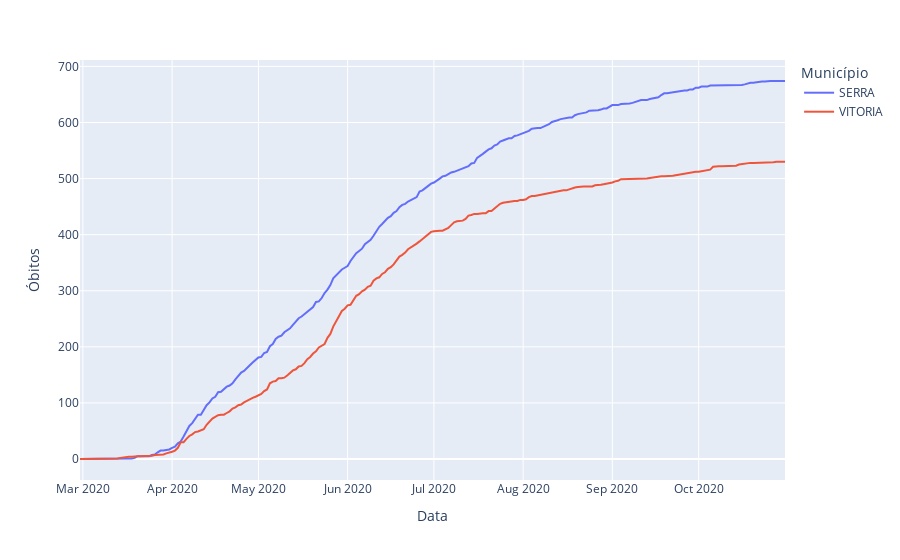

Notebook cell for this chart:
### Code cell
df_bar = df_counts.groupby(['DataNotificacao', 'Municipio'])\
    .sum()\
    .reset_index()\
    .query('Municipio == "VITORIA" | Municipio == "SERRA"')

fig = px.line(
    df_bar,
    x="DataNotificacao",
    y="ObitosAcumulado",
    color="Municipio",
    hover_name="Municipio",
    labels={
        'DataNotificacao': 'Data',
        'ObitosAcumulado': 'Óbitos',
        'Municipio': 'Município'
    }
)

fig.show()

### Figure 1 — Plotly figure (JSON) as saved in the notebook; plotly's stock layout.template omitted (floating-point values rounded to 4 significant figures; data arrays with more than 128 entries replaced by an {"elided": "..."} marker saying what was removed)
{"data": [{"hovertemplate": "<b>%{hovertext}</b><br><br>Município=SERRA<br>Data=%{x}<br>Óbitos=%{y}<extra></extra>", "hovertext": {"elided": "235 str values"}, "legendgroup": "SERRA", "line": {"color": "#636efa", "dash": "solid"}, "mode": "lines", "name": "SERRA", "orientation": "v", "showlegend": true, "type": "scatter", "x": {"elided": "235 str values"}, "xaxis": "x", "y": {"elided": "235 int values"}, "yaxis": "y"}, {"hovertemplate": "<b>%{hovertext}</b><br><br>Município=VITORIA<br>Data=%{x}<br>Óbitos=%{y}<extra></extra>", "hovertext": {"elided": "235 str values"}, "legendgroup": "VITORIA", "line": {"color": "#EF553B", "dash": "solid"}, "mode": "lines", "name": "VITORIA", "orientation": "v", "showlegend": true, "type": "scatter", "x": {"elided": "235 str values"}, "xaxis": "x", "y": {"elided": "235 int values"}, "yaxis": "y"}], "layout": {"legend": {"title": {"text": "Município"}, "tracegroupgap": 0}, "margin": {"t": 60}, "xaxis": {"anchor": "y", "domain": [0, 1], "title": {"text": "Data"}}, "yaxis": {"anchor": "x", "domain": [0, 1], "title": {"text": "Óbitos"}}}}
